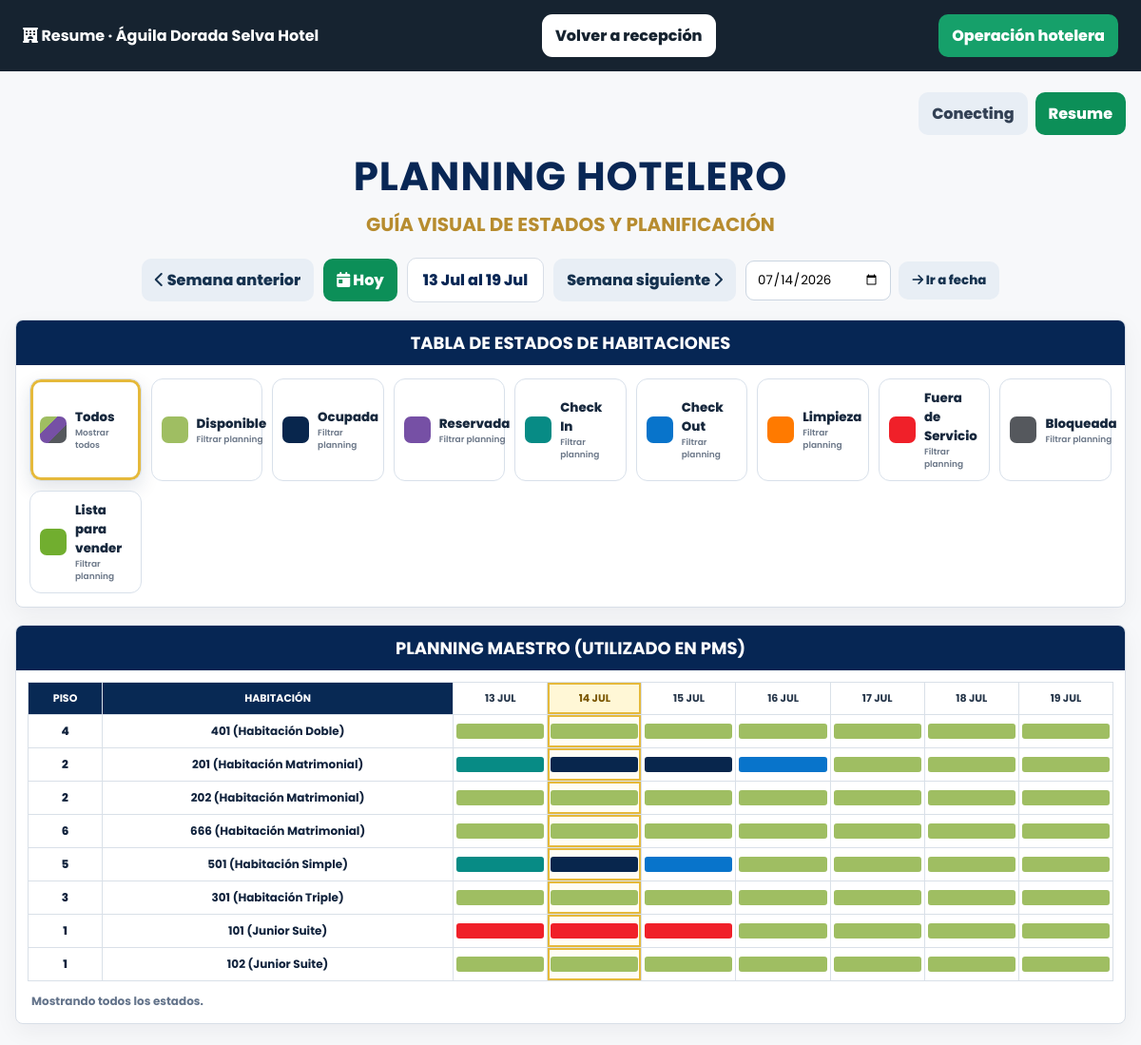
Screenshot of /views/resume.php (signed in) with the database file from the repository.
### tables this page shows
CREATE TABLE `hoteles` (
  `id_hotel` int(11) NOT NULL,
  `id_plan` int(11) DEFAULT NULL,
  `ruc` varchar(20) NOT NULL,
  `razon_social` varchar(180) NOT NULL,
  `nombre_comercial` varchar(140) NOT NULL,
  `slug` varchar(90) NOT NULL,
  `gestion_por_habitacion` tinyint(1) NOT NULL DEFAULT 0,
  `direccion` varchar(220) DEFAULT NULL,
  `email` varchar(120) DEFAULT NULL,
  `whatsapp` varchar(30) DEFAULT NULL,
  `fecha_inicio_plan` date NOT NULL,
  `fecha_fin_plan` date NOT NULL,
  `estado` enum('ACTIVO','VENCIDO','SUSPENDIDO') NOT NULL DEFAULT 'ACTIVO',
  `fecha_registro` timestamp NULL DEFAULT current_timestamp()
);

CREATE TABLE `habitaciones` (
  `id_habitacion` int(11) NOT NULL,
  `id_hotel` int(11) NOT NULL,
  `numero_habitacion` varchar(20) NOT NULL,
  `id_categoria` int(11) NOT NULL,
  `estado` enum('Disponible','Ocupada','Mantenimiento') DEFAULT 'Disponible'
);

CREATE TABLE `categorias` (
  `id_categoria` int(11) NOT NULL,
  `id_hotel` int(11) NOT NULL,
  `nombre` varchar(80) NOT NULL,
  `slug` varchar(100) DEFAULT NULL,
  `precio_base` decimal(10,2) NOT NULL,
  `precio_anterior` decimal(10,2) DEFAULT NULL,
  `capacidad_pax` int(11) NOT NULL DEFAULT 2,
  `etiqueta` varchar(80) DEFAULT NULL,
  `tipo_cama` varchar(80) DEFAULT NULL,
  `servicios` text DEFAULT NULL,
  `incluye` text DEFAULT NULL,
  `imagen_1` varchar(500) DEFAULT NULL,
  `imagen_2` varchar(500) DEFAULT NULL,
  `imagen_3` varchar(500) DEFAULT NULL,
  `galeria_url` varchar(500) DEFAULT NULL,
  `estado` enum('ACTIVO','INACTIVO') NOT NULL DEFAULT 'ACTIVO'
);

### config/auth.php (called while the page is built, shortened)
<?php
function esta_logueado() {
    return isset($_SESSION['usuario']);
}
function normalizar_rol($rol) {
    $rol = strtolower(trim((string)$rol));
    $aliases = [
        'recepcion' => 'recepcionista',
        'recepción' => 'recepcionista',
        'admin' => 'admin_hotel'
    ];
    return $aliases[$rol] ?? $rol;
}
function tiene_rol($rolesPermitidos) {
    $rolActual = normalizar_rol($_SESSION['usuario']['rol'] ?? '');
    $permitidos = array_map('normalizar_rol', $rolesPermitidos);
    return in_array($rolActual, $permitidos, true);
}
?>

### views/resume.php (the view, shortened to what this page needs)
<?php
require_once '../config/auth.php';
$db = (new Database())->connect();
$idHotel = (int) id_hotel_actual();
$puedeGestionar = tiene_rol(['admin_hotel','admin']);
function e($v): string { return htmlspecialchars((string)$v, ENT_QUOTES, 'UTF-8'); }
function table_exists(PDO $db, string $table): bool {
    $q = $db->prepare("SELECT COUNT(*) FROM information_schema.TABLES WHERE TABLE_SCHEMA=DATABASE() AND TABLE_NAME=?");
    $q->execute([$table]);
    return (int)$q->fetchColumn() > 0;
}
function fmt_date_es(string $date): string {
    $meses=['Jan'=>'Ene','Feb'=>'Feb','Mar'=>'Mar','Apr'=>'Abr','May'=>'May','Jun'=>'Jun','Jul'=>'Jul','Aug'=>'Ago','Sep'=>'Sep','Oct'=>'Oct','Nov'=>'Nov','Dec'=>'Dic'];
    $ts=strtotime($date); return date('d',$ts).' '.($meses[date('M',$ts)]??date('M',$ts));
}
function estado_meta(string $estado): array {
    $map=[
        'Disponible'=>['#9fbe62','Habitación libre, sin reservas ni bloqueos. Lista para ser asignada y vendida.'],
        'Ocupada'=>['#08264d','Habitación actualmente ocupada por huéspedes registrados.'],
        'Reservada'=>['#7650a5','Habitación reservada para futuras fechas. Aún no hay check in.'],
        'Check In'=>['#078b85','Llegada del huésped el día de hoy. Se está realizando el ingreso a la habitación.'],
        'Check Out'=>['#0874cb','Salida del huésped el día de hoy. La habitación debe liberarse.'],
        'Limpieza'=>['#ff7a00','Habitación en proceso de limpieza y preparación para quedar lista para el próximo huésped.'],
        'Fuera de Servicio'=>['#f02029','Habitación no disponible por avería, reparación o mantenimiento mayor.'],
        'Bloqueada'=>['#55585d','Habitación bloqueada para uso interno del hotel (administración, entrenamiento, grupos, etc.).'],
        'Lista para vender'=>['#71ae2f','Habitación limpia, inspeccionada y liberada. Disponible para ser asignada y vendida.'],
    ];
    return $map[$estado] ?? ['#cbd5e1',''];
}
$stmt=$db->prepare("SELECT nombre_comercial,slug,gestion_por_habitacion FROM hoteles WHERE id_hotel=? LIMIT 1");
$stmt->execute([$idHotel]);
$hotel=$stmt->fetch(PDO::FETCH_ASSOC)?:[];
$stmt=$db->prepare("SELECT h.*, c.nombre categoria_principal, c.precio_base,
    GROUP_CONCAT(DISTINCT c2.nombre ORDER BY c2.capacidad_pax SEPARATOR ', ') categorias_venta
    FROM habitaciones h
    JOIN categorias c ON c.id_categoria=h.id_categoria
    LEFT JOIN habitacion_categorias hc ON hc.id_habitacion=h.id_habitacion AND hc.estado='ACTIVO'
    LEFT JOIN categorias c2 ON c2.id_categoria=hc.id_categoria
    WHERE h.id_hotel=?
    GROUP BY h.id_habitacion
    ORDER BY c.nombre, h.numero_habitacion");
$stmt->execute([$idHotel]);
$habitaciones=$stmt->fetchAll(PDO::FETCH_ASSOC);
$stmt=$db->prepare("SELECT b.* FROM habitaciones_bloqueos b WHERE b.id_hotel=? AND b.estado='ACTIVO'");
$stmt->execute([$idHotel]);
$bloqueos=$stmt->fetchAll(PDO::FETCH_ASSOC);
$bloqueosPorHab=[];
foreach($bloqueos as $b){$bloqueosPorHab[(int)$b['id_habitacion']][]=$b;}
$detalleExiste=table_exists($db,'reserva_detalle');
$sql="SELECT r.*, c.nombre categoria_reserva, cl.nombres, cl.apellidos".
    ($detalleExiste ? ", rd.id_habitacion AS detalle_habitacion" : "") .
    " FROM reservas r
      JOIN categorias c ON c.id_categoria=r.id_categoria
      LEFT JOIN clientes cl ON cl.id_cliente=r.id_cliente".
    ($detalleExiste ? " LEFT JOIN reserva_detalle rd ON rd.id_reserva=r.id_reserva" : "") .
    " WHERE r.id_hotel=? AND r.estado_reserva IN ('Confirmada','Culminada')
      ORDER BY r.fecha_checkin, r.id_reserva";
$stmt=$db->prepare($sql);$stmt->execute([$idHotel]);$rows=$stmt->fetchAll(PDO::FETCH_ASSOC);
$reservas=[];$reservasPorHab=[];
foreach($rows as $r){
    $rid=(int)$r['id_reserva'];
    if(!isset($reservas[$rid])){$reservas[$rid]=$r;$reservas[$rid]['habitaciones']=[];}
    $hid=(int)($r['detalle_habitacion']??$r['id_habitacion']??0);
    if($hid>0 && !in_array($hid,$reservas[$rid]['habitaciones'],true)){$reservas[$rid]['habitaciones'][]=$hid;$reservasPorHab[$hid][]=$r;}
}
$fechaBase = trim((string)($_GET['semana'] ?? $_GET['fecha'] ?? date('Y-m-d')));
$fechaObj = DateTime::createFromFormat('Y-m-d', $fechaBase);
$diaSemana = (int)$fechaObj->format('N');
$fechaObj->modify('-' . ($diaSemana - 1) . ' days');
$inicio = $fechaObj->format('Y-m-d');
$finSemana = (clone $fechaObj)->modify('+6 days')->format('Y-m-d');
$semanaAnterior = (clone $fechaObj)->modify('-7 days')->format('Y-m-d');
$semanaSiguiente = (clone $fechaObj)->modify('+7 days')->format('Y-m-d');
$semanaHoy = (new DateTime('today'))->modify('-' . ((int)date('N') - 1) . ' days')->format('Y-m-d');
$dias=[];
for($i=0;$i<7;$i++){$dias[]=(clone $fechaObj)->modify("+$i days")->format('Y-m-d');}
function estado_habitacion_dia(array $h,string $dia,array $bloqueosPorHab,array $reservasPorHab,array $limpiezaPorHabDia): string {
    $hid=(int)$h['id_habitacion'];
    foreach($bloqueosPorHab[$hid]??[] as $b){
        if($dia>=$b['fecha_inicio'] && $dia<=$b['fecha_fin']) {
            $motivo = strtoupper((string)($b['motivo'] ?? ''));
            return str_contains($motivo, '[FUERA_SERVICIO]') ? 'Fuera de Servicio' : 'Bloqueada';
        }
    }
    $tieneReservas = !empty($reservasPorHab[$hid]);
    foreach($reservasPorHab[$hid]??[] as $r){
        $in=$r['fecha_checkin'];
        $out=$r['fecha_checkout'];
        if($dia<$in || $dia>$out) continue;
        $hoy=date('Y-m-d');
        $ci=trim((string)($r['fecha_hora_checkin_real']??''));
        if($dia===$in) return 'Check In';
        if($dia===$out) return 'Check Out';
        if($dia>$in && $dia<$out) return 'Ocupada';
    }
    return 'Disponible';
}
$operacionesActuales=[];$limpiezaActual=[];$limpiezaPorHabDia=[];
$planning=[];
foreach($habitaciones as $h){
 foreach($dias as $d){
  $st=estado_habitacion_dia($h,$d,$bloqueosPorHab,$reservasPorHab,$limpiezaPorHabDia);
  $planning[(int)$h['id_habitacion']][$d]=$st;
 }
}
$hoy=date('Y-m-d');$operativo=[];$housekeeping=[];
?>
<!doctype html><html lang="es"><head><meta charset="utf-8"><meta name="viewport" content="width=device-width,initial-scale=1"><title>Resume · Planning Hotelero</title>
<link href="https://fonts.googleapis.com/css2?family=Poppins:wght@400;500;600;700;800&display=swap" rel="stylesheet"><link rel="stylesheet" href="https://cdnjs.cloudflare.com/ajax/libs/font-awesome/6.4.0/css/all.min.css">
</head><body>
<header class="top"><b><i class="fa-solid fa-hotel"></i> Resume · <?=e($hotel['nombre_comercial']??'Hotel')?></b><a href="recepcion.php">Volver a recepción</a><a href="operaciones_habitaciones.php" style="background:#16a06a;color:white;text-decoration:none;padding:10px 14px;border-radius:10px;font-weight:800">Operación hotelera</a></header>
<main class="wrap"><div class="tabs"><a href="conecting.php">Conecting</a><a class="active" href="resume.php">Resume</a></div><div class="hero"><h1>PLANNING HOTELERO</h1><p>GUÍA VISUAL DE ESTADOS Y PLANIFICACIÓN</p></div>
<div class="week-nav">
  <a href="resume.php?semana=<?=e($semanaAnterior)?>"><i class="fa-solid fa-chevron-left"></i> Semana anterior</a>
  <a class="primary" href="resume.php?semana=<?=e($semanaHoy)?>"><i class="fa-solid fa-calendar-day"></i> Hoy</a>
  <div class="week-label"><?=e(fmt_date_es($inicio))?> al <?=e(fmt_date_es($finSemana))?></div>
  <a href="resume.php?semana=<?=e($semanaSiguiente)?>">Semana siguiente <i class="fa-solid fa-chevron-right"></i></a>
  <form class="week-date-form" method="get"><input type="date" name="fecha" value="<?=e($fechaBase)?>"><button type="submit"><i class="fa-solid fa-arrow-right"></i> Ir a fecha</button></form>
</div>
<section class="card">
  <h2 class="card-title">TABLA DE ESTADOS DE HABITACIONES</h2>
  <div class="legend-horizontal">
  <button type="button" class="legend-action active" data-estado="Todos" onclick="filtrarEstado('Todos',this)"><span class="legend-color" style="background:linear-gradient(135deg,#9fbe62 0 33%,#7650a5 33% 66%,#55585d 66%)"></span><span>Todos<small>Mostrar todos</small></span></button>
  <?php foreach(['Disponible','Ocupada','Reservada','Check In','Check Out','Limpieza','Fuera de Servicio','Bloqueada','Lista para vender'] as $st):[$color,$def]=estado_meta($st);?>
    <button type="button" class="legend-action" data-estado="<?=e($st)?>" onclick="filtrarEstado('<?=e($st)?>',this)">
      <span class="legend-color" style="background:<?=$color?>"></span>
      <span><?=e($st)?><small>Filtrar planning</small></span>
    </button>
  <?php endforeach;?>
  </div>
</section>
<section class="card" style="margin-top:18px">
  <h2 class="card-title">PLANNING MAESTRO (UTILIZADO EN PMS)</h2>
  <div class="section scroll">
    <table class="calendar">
      <thead><tr><th>Piso</th><th>Habitación</th><?php foreach($dias as $d):?><th class="date <?=$d===$hoy?'today-col':''?>"><?=e(fmt_date_es($d))?></th><?php endforeach;?></tr></thead>
      <tbody><?php foreach($habitaciones as $h):$num=(string)$h['numero_habitacion'];$piso=strlen($num)>=3?substr($num,0,1):'-';?>
        <tr><td><?=$piso?></td><td><b><?=e($num)?> (<?=e($h['categoria_principal'])?>)</b></td>
        <?php foreach($dias as $d):$st=$planning[(int)$h['id_habitacion']][$d];[$color]=estado_meta($st);?>
          <td class="master-cell <?=$d===$hoy?'today-col':''?> <?=$puedeGestionar?'editable':''?>" data-estado="<?=e($st)?>" title="<?=e($st)?>" <?php if($puedeGestionar):?>onclick="abrirEstadoCelda(<?=(int)$h['id_habitacion']?>,'<?=e($num)?>','<?=e($d)?>','<?=e($st)?>')"<?php endif;?>><div class="bar" style="background:<?=$color?>"></div></td>
        <?php endforeach;?></tr>
      <?php endforeach;?></tbody>
    </table>
  </div>
  <div class="filter-summary" id="filterSummary">Mostrando todos los estados.</div>
</section>
</main></body></html>

### views/resume.php (style rules this page uses)
:root { --nav:#062654;--gold:#b78c2f;--line:#d9e1ea;--bg:#f7f8fa;--text:#11233d }
* { box-sizing:border-box }
body { margin:0;background:var(--bg);color:var(--text);font-family:Poppins,Arial }
.top { background:#162330;color:#fff;padding:15px 24px;display:flex;justify-content:space-between;align-items:center;gap:14px }
.top a { background:#fff;color:#162330;text-decoration:none;padding:10px 14px;border-radius:11px;font-weight:800 }
.wrap { max-width:1500px;margin:22px auto;padding:0 16px }
.hero { text-align:center;margin-bottom:20px }
.hero h1 { font-size:42px;letter-spacing:1px;margin:0;color:#092755 }
.hero p { font-size:20px;color:var(--gold);font-weight:700;margin:4px 0 }
.tabs { display:flex;justify-content:flex-end;gap:8px;margin-bottom:12px }
.tabs a { padding:10px 14px;border-radius:10px;text-decoration:none;font-weight:800;background:#e8eef5;color:#334155 }
.tabs .active { background:#0c8f58;color:#fff }
.card { background:white;border:1px solid #d8dee7;border-radius:8px;overflow:hidden;box-shadow:0 8px 25px rgba(15,23,42,.05) }
.card-title { margin:0;background:var(--nav);color:white;padding:10px 14px;text-align:center;font-size:18px }
.section { padding:12px }
.legend-table,.data-table,.calendar { width:100%;border-collapse:collapse }
.legend-table th,.data-table th,.calendar th { background:#082954;color:#fff;font-size:11px;text-transform:uppercase;padding:8px;border:1px solid #d9e0e8 }
.legend-table td,.data-table td,.calendar td { padding:8px;border:1px solid #d9e0e8;font-size:12px;vertical-align:middle }
.legend-color,.status-box { display:inline-block;width:32px;height:22px;border-radius:1px }
.calendar th.date { background:#fff;color:#26364a }
.calendar td { text-align:center }
.calendar td:first-child { font-weight:800;background:#fff }
.master-cell { min-width:54px;height:26px;padding:3px!important }
.bar { height:16px;border-radius:3px }
.scroll { overflow:auto }
.week-nav { display:flex;align-items:center;justify-content:center;gap:10px;flex-wrap:wrap;margin:0 0 18px }
.week-nav a,.week-nav button { border:0;text-decoration:none;background:#e8eef5;color:#16324f;padding:10px 14px;border-radius:10px;font-family:Poppins;font-weight:800;cursor:pointer }
.week-nav a.primary { background:#0c8f58;color:#fff }
.week-label { background:#fff;border:1px solid #d8dee7;border-radius:10px;padding:10px 16px;font-weight:800;color:#092755 }
.week-date-form { display:flex;align-items:center;gap:8px }
.week-date-form input { padding:9px 11px;border:1px solid #cbd5e1;border-radius:9px;font-family:Poppins }
.today-col { background:#fff7d6!important;box-shadow:inset 0 0 0 2px #e5b93b }
.calendar th.today-col { color:#7a5600 }
.calendar td.today-col { background:#fffdf4!important }
.legend-horizontal { display:grid;grid-template-columns:repeat(9,minmax(115px,1fr));gap:10px;padding:14px }
.legend-action { border:1px solid #d8e0ea;background:#fff;border-radius:12px;padding:10px;display:flex;align-items:center;gap:9px;text-align:left;font-family:Poppins;font-weight:800;color:#17283d;cursor:pointer;transition:.18s }
.legend-action.active { box-shadow:inset 0 0 0 3px #e5b93b,0 8px 20px rgba(15,42,76,.12) }
.legend-action .legend-color { width:28px;height:28px;flex:0 0 28px;border-radius:7px }
.legend-action small { display:block;font-size:9px;font-weight:600;color:#6b7788 }
.master-cell.editable { cursor:pointer }
.filter-summary { padding:0 16px 14px;color:#64748b;font-size:12px;font-weight:700 }

### rows the page displays
hoteles: nombre_comercial "Águila Dorada Selva Hotel"
habitaciones: numero_habitacion "4", numero_habitacion "401", id_categoria.nombre "Habitación Doble"
habitaciones: numero_habitacion "2", numero_habitacion "201", id_categoria.nombre "Habitación Matrimonial"
habitaciones: numero_habitacion "2", numero_habitacion "202", id_categoria.nombre "Habitación Matrimonial"
habitaciones: numero_habitacion "6", numero_habitacion "666", id_categoria.nombre "Habitación Matrimonial"
habitaciones: numero_habitacion "5", numero_habitacion "501", id_categoria.nombre "Habitación Simple"
habitaciones: numero_habitacion "3", numero_habitacion "301", id_categoria.nombre "Habitación Triple"
habitaciones: numero_habitacion "1", numero_habitacion "101", id_categoria.nombre "Junior Suite"
habitaciones: numero_habitacion "1", numero_habitacion "102", id_categoria.nombre "Junior Suite"

### other values shown
fmt_date_es($inicio) "13 Jul"
fmt_date_es($finSemana) "19 Jul"
$st "Disponible"
$st "Ocupada"
$st "Reservada"
$st "Check In"
$st "Check Out"
$st "Limpieza"
$st "Fuera de Servicio"
$st "Bloqueada"
$st "Lista para vender"
fmt_date_es($d) "13 JUL"
fmt_date_es($d) "14 JUL"
fmt_date_es($d) "15 JUL"
fmt_date_es($d) "16 JUL"
